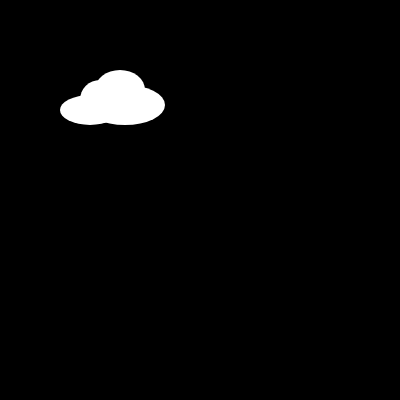
Frame 1 (no input)
Frame 60 (no input): identical to frame 1, image omitted
Frame 120 (the mouse pressed at the canvas centre since frame 60): identical to frame 1, image omitted

The p5.js sketch that drew this single still picture (run headless with seeded random() and noise() and a simulated clock; from frame 60 on, the mouse is pressed at the canvas centre):

// p5.js sketch
// ── sketch.js
function setup() {
  // put setup code here
  createCanvas(400, 400);
  ellipseMode(CENTER);
}

function draw() {
  // put drawing code here
  background('black');

cloud();

}
function cloud(){
  noStroke();
  fill('white');
  ellipse(100, 100, 40, 40);
  fill('white');
  ellipse(120, 90, 50, 40);
  fill('white');
  ellipse(125, 105, 80, 40);
  fill('white');
  ellipse(90, 110, 60, 30);
}
